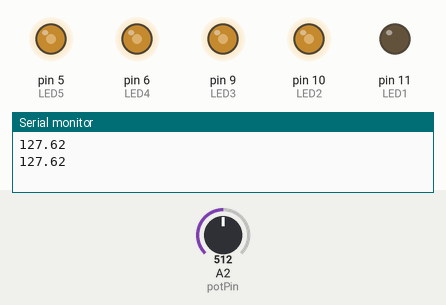
The sketch below on a simulated Arduino Uno, built with avr-gcc and run on an emulated ATmega328P. On the bench: output pins drawn as LEDs (lit = HIGH), the last lines printed to the serial monitor. The inputs (shaded band) are chosen by the test bench; at power-on: A2 (potPin) = 512.

Above: at 8.8 s.
8.9 s: A2 (potPin) set to 716
At 9.12 s:
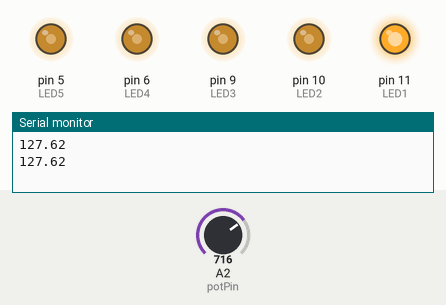
14.9 s: A2 (potPin) set to 900
At 15.12 s:
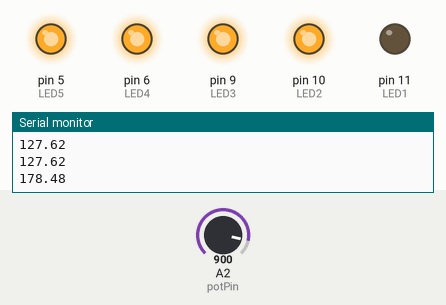
21.5 s: A2 (potPin) set to 122
At 21.88 s:
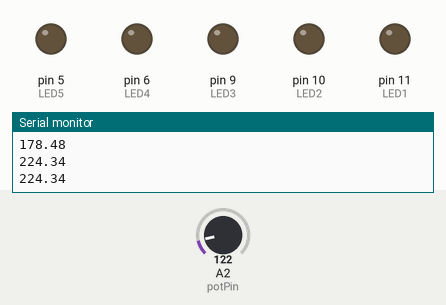
29.5 s: A2 (potPin) set to 0
37.5 s: A2 (potPin) set to 511
Timing chart, 0 to 44.5 s (numbered marks = the images above; inputs shaded):
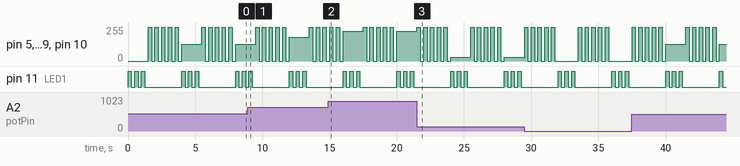

Measured:
- by itself, pin 11 (LED1): repeats every 4.0 s: 2 × (LOW 0.25 s, HIGH 0.25 s), LOW 2.8 s, HIGH 0.25 s

The sketch:

15UnderstandingForLoops.ino
```cpp
int LED1=11;
int LED2=10;
int LED3=9;
int LED4=6;
int LED5=5;
int blink=(250);

//potentiometerstuff
int potPin=A2;
int potVal;
//voltages are in between values, they have decimal places
float LEDBrightness;
void setup() {
pinMode(potPin, INPUT);
pinMode(LED1, OUTPUT);
pinMode(LED2, OUTPUT);
pinMode(LED3, OUTPUT);
pinMode(LED4, OUTPUT);
pinMode(LED5, OUTPUT);
Serial.begin(9600);
}

void loop() {
for(int i = 1; i<9;i++){
  if (i<4){
    digitalWrite(LED1, HIGH);
    delay(blink);
    digitalWrite(LED1, LOW);
    delay(blink);
  }
  else{
    digitalWrite(LED5, HIGH);
    digitalWrite(LED2, HIGH);
    digitalWrite(LED3, HIGH);
    digitalWrite(LED4, HIGH);
    delay(blink);
    digitalWrite(LED5, LOW);
    digitalWrite(LED2, LOW);
    digitalWrite(LED3, LOW);
    digitalWrite(LED4, LOW);
    delay(blink);
  }
}


potVal=analogRead(potPin);
LEDBrightness=(255./1023.)*potVal;
analogWrite(LED1, LEDBrightness);
analogWrite(LED2, LEDBrightness);
analogWrite(LED3, LEDBrightness);
analogWrite(LED4, LEDBrightness);
analogWrite(LED5, LEDBrightness);

Serial.println(LEDBrightness);
}
```
